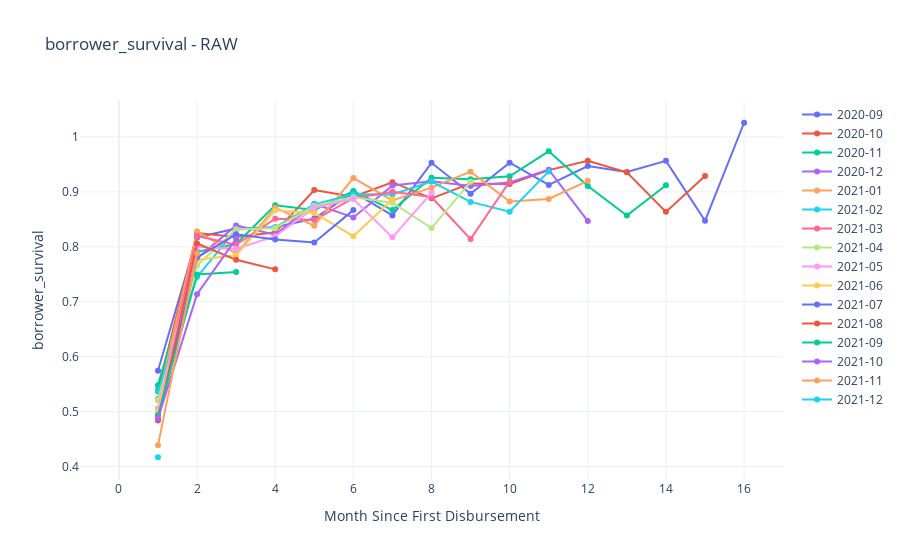

Notebook source saved alongside this figure:
### Markdown cell above
#### Is survival changing over time?

### Code cell
ps.plot_cohorts('borrower_survival', data='raw')

### Figure 1 — Plotly figure (JSON) as saved in the notebook; plotly's stock layout.template omitted (floating-point values rounded to 4 significant figures)
{"data": [{"line": {"width": 2}, "mode": "markers+lines", "name": "2020-09", "type": "scatter", "x": [0, 1, 2, 3, 4, 5, 6, 7, 8, 9, 10, 11, 12, 13, 14, 15, 16], "y": [null, 0.5744, 0.817, 0.8331, 0.8357, 0.8513, 0.8995, 0.8571, 0.9528, 0.8965, 0.9531, 0.9126, 0.9469, 0.9363, 0.9564, 0.8472, 1.026]}, {"line": {"width": 2}, "mode": "markers+lines", "name": "2020-10", "type": "scatter", "x": [0, 1, 2, 3, 4, 5, 6, 7, 8, 9, 10, 11, 12, 13, 14, 15], "y": [null, 0.5387, 0.825, 0.8178, 0.8265, 0.9031, 0.8913, 0.9175, 0.8881, 0.9153, 0.9143, 0.9395, 0.9567, 0.9355, 0.8635, 0.9286]}, {"line": {"width": 2}, "mode": "markers+lines", "name": "2020-11", "type": "scatter", "x": [0, 1, 2, 3, 4, 5, 6, 7, 8, 9, 10, 11, 12, 13, 14], "y": [null, 0.5481, 0.7909, 0.8049, 0.8757, 0.8669, 0.9013, 0.8668, 0.9256, 0.9228, 0.9282, 0.9737, 0.9105, 0.8568, 0.912]}, {"line": {"width": 2}, "mode": "markers+lines", "name": "2020-12", "type": "scatter", "x": [0, 1, 2, 3, 4, 5, 6, 7, 8, 9, 10, 11, 12], "y": [null, 0.5231, 0.7786, 0.8389, 0.822, 0.8781, 0.8534, 0.9117, 0.9191, 0.9107, 0.9169, 0.9404, 0.8468]}, {"line": {"width": 2}, "mode": "markers+lines", "name": "2021-01", "type": "scatter", "x": [0, 1, 2, 3, 4, 5, 6, 7, 8, 9, 10, 11, 12], "y": [null, 0.5205, 0.8278, 0.7876, 0.8712, 0.8384, 0.9252, 0.8844, 0.9076, 0.9367, 0.8823, 0.887, 0.9201]}, {"line": {"width": 2}, "mode": "markers+lines", "name": "2021-02", "type": "scatter", "x": [0, 1, 2, 3, 4, 5, 6, 7, 8, 9, 10, 11], "y": [null, 0.5363, 0.745, 0.8315, 0.8352, 0.8772, 0.8956, 0.8953, 0.9187, 0.8816, 0.8637, 0.9372]}, {"line": {"width": 2}, "mode": "markers+lines", "name": "2021-03", "type": "scatter", "x": [0, 1, 2, 3, 4, 5, 6, 7, 8, 9, 10], "y": [null, 0.4935, 0.8197, 0.8037, 0.8511, 0.8487, 0.8884, 0.9001, 0.8906, 0.814, 0.9188]}, {"line": {"width": 2}, "mode": "markers+lines", "name": "2021-04", "type": "scatter", "x": [0, 1, 2, 3, 4, 5, 6, 7, 8, 9], "y": [null, 0.5212, 0.7661, 0.832, 0.8339, 0.8742, 0.89, 0.8803, 0.8341, 0.9182]}, {"line": {"width": 2}, "mode": "markers+lines", "name": "2021-05", "type": "scatter", "x": [0, 1, 2, 3, 4, 5, 6, 7, 8], "y": [null, 0.5055, 0.7996, 0.7961, 0.8192, 0.8709, 0.8868, 0.8171, 0.898]}, {"line": {"width": 2}, "mode": "markers+lines", "name": "2021-06", "type": "scatter", "x": [0, 1, 2, 3, 4, 5, 6, 7], "y": [null, 0.4995, 0.7763, 0.7844, 0.8665, 0.8615, 0.8193, 0.8861]}, {"line": {"width": 2}, "mode": "markers+lines", "name": "2021-07", "type": "scatter", "x": [0, 1, 2, 3, 4, 5, 6], "y": [null, 0.4853, 0.7807, 0.8227, 0.8134, 0.8077, 0.8667]}, {"line": {"width": 2}, "mode": "markers+lines", "name": "2021-08", "type": "scatter", "x": [0, 1, 2, 3, 4], "y": [null, 0.4838, 0.806, 0.7762, 0.7589]}, {"line": {"width": 2}, "mode": "markers+lines", "name": "2021-09", "type": "scatter", "x": [0, 1, 2, 3], "y": [null, 0.4934, 0.7497, 0.754]}, {"line": {"width": 2}, "mode": "markers+lines", "name": "2021-10", "type": "scatter", "x": [0, 1, 2, 3], "y": [null, 0.4876, 0.7136, 0.8147]}, {"line": {"width": 2}, "mode": "markers+lines", "name": "2021-11", "type": "scatter", "x": [0, 1, 2], "y": [null, 0.4385, 0.7878]}, {"line": {"width": 2}, "mode": "markers+lines", "name": "2021-12", "type": "scatter", "x": [0, 1], "y": [null, 0.4169]}], "layout": {"title": {"text": "borrower_survival - RAW"}, "xaxis": {"title": {"text": "Month Since First Disbursement"}}, "yaxis": {"title": {"text": "borrower_survival"}}}}
